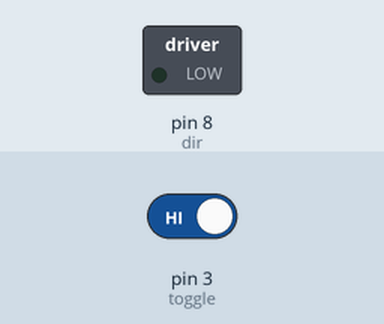
Recording of a sketch running on a simulated Arduino Uno, built with avr-gcc and run on an emulated ATmega328P. On the bench: switched loads named in the sketch (green lamp = pin HIGH). The test bench sets the inputs (shaded band); at power-on: pin 3 (toggle) HIGH. Pins used as bus, display or sensor lines are not drawn.

Above: at 1.2 s.
1.3 s: pin 3 (toggle) driven LOW
At 1.7 s:
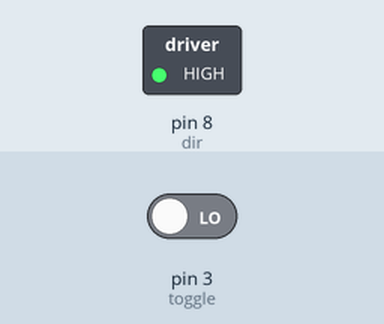
Timing chart, 0 to 9.8 s (numbered marks = the images above; inputs shaded):
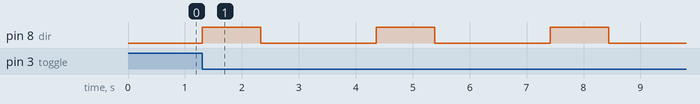

Measured:
- after the input at 1.3 s, pin 8 (dir): alternates HIGH for 1.0 s and LOW for 2.0 s, starting at once

The sketch:

laminar_flow_founatin_code.ino
```cpp
  /*
   *  The following code engages the cutter for the laminar flow
   *  founatin when the toggle switch is in the ON position.
   *  Working -
   *  When the switch is in the ON position, the if condition calls the move function
   *  The move function makes the cutter arm sweep a certain number of steps
   *  Once finished, the direction of the motor shaft is reversed and it sweeps back to the original position
   *  The cutter is engaged only when the toggle switch is in the ON position.
   *  If the switch is turned off mid way a cut, the cutter arm will still come back to its original position
   *  This will enable the fountain mode to resume.
  */

  //The number of steps to be made by the cutter, 1 step is 1.8 degrees
  int sweep = 140;

  // Specifing the direction,step and switch pin respectively on the arduino
  const int dir = 8;
  const int steps = 9;
  const int toggle = 3;

  void setup() {

    pinMode(toggle, INPUT); // Specifying the switch as an input
    pinMode(dir, OUTPUT); // Specifying the direction pin as an output
    pinMode(steps, OUTPUT); // Specifying the steps pin as an output

    // Specifying the state of the direction and step pins
    digitalWrite(dir, LOW);
    digitalWrite(steps, LOW);
  }

    void loop() {
      if (digitalRead(toggle) == LOW) { // Condition to read if the switch is in ON position

        digitalWrite(dir, HIGH);
        move(sweep);  // Moving sweep steps in one direction

        delay(1000); /* Wait one second before reversing the direction
                        To make the cutter move faster, change the duration of this delay */

        digitalWrite(dir, LOW); // Changing the direction of the motor
        move(sweep); // Move in the reverse direction

        delay(2000); /* Wait for 2 seconds before re-engaging the cutter
                        To change the volume of liquid delivered by each cut,
                        change the duration of this delay */
      }
  }

  // Function to drive the motor shaft for a set number of steps
  void move(int numSteps) {
    for (int i = 0; i < numSteps; i++) { // loop to step in one direction till the number of steps is complete
      sendPulse(); // moving one step
      //delayMicroseconds(900);
    }
  }

  // Function to move the motor shaft  step -  1.8 degree
  void sendPulse() {
    digitalWrite(steps, HIGH);
    delayMicroseconds(100);
    digitalWrite(steps, LOW);
    delayMicroseconds(100);
  }
```
